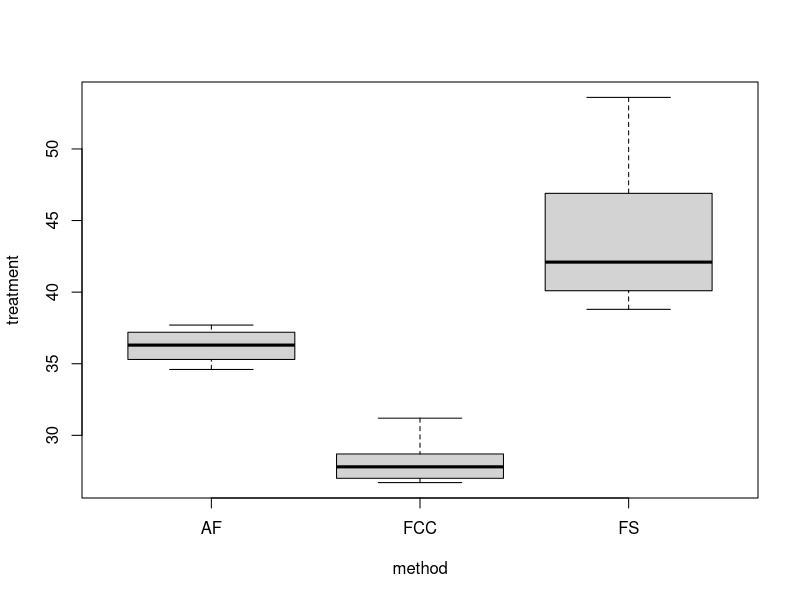
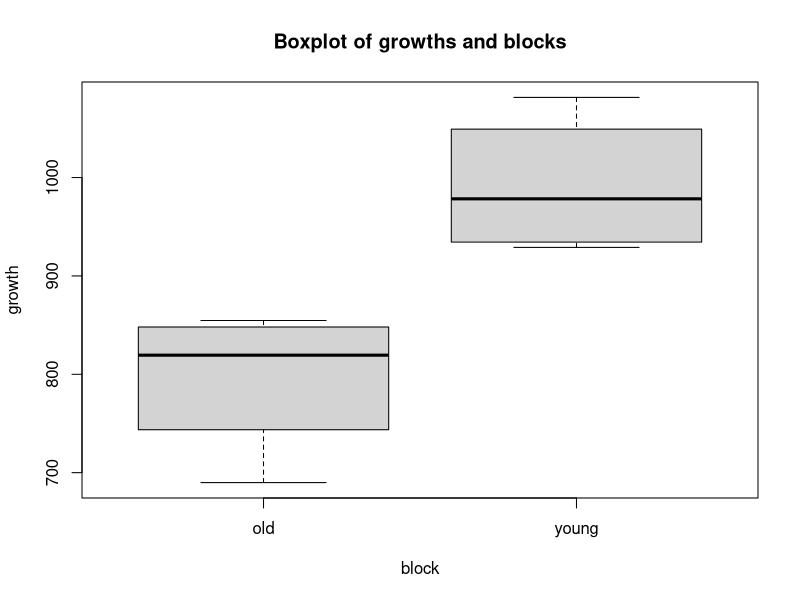
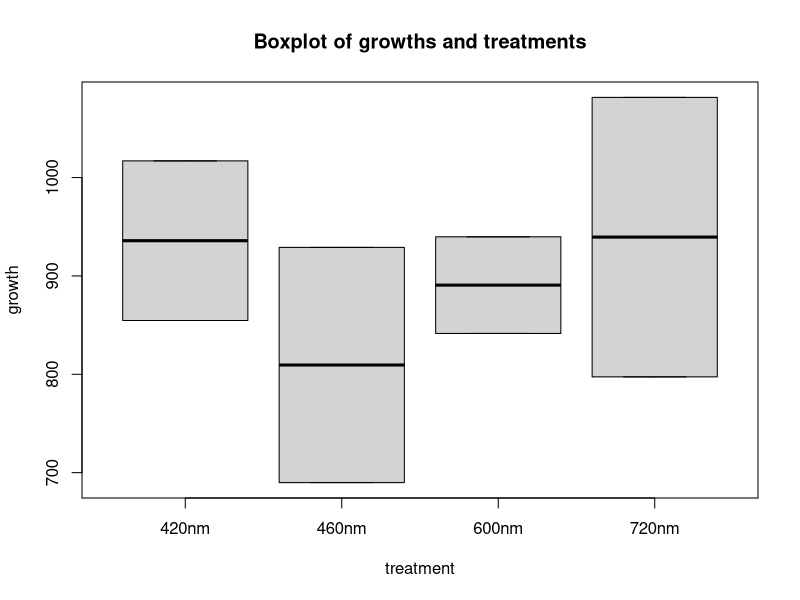
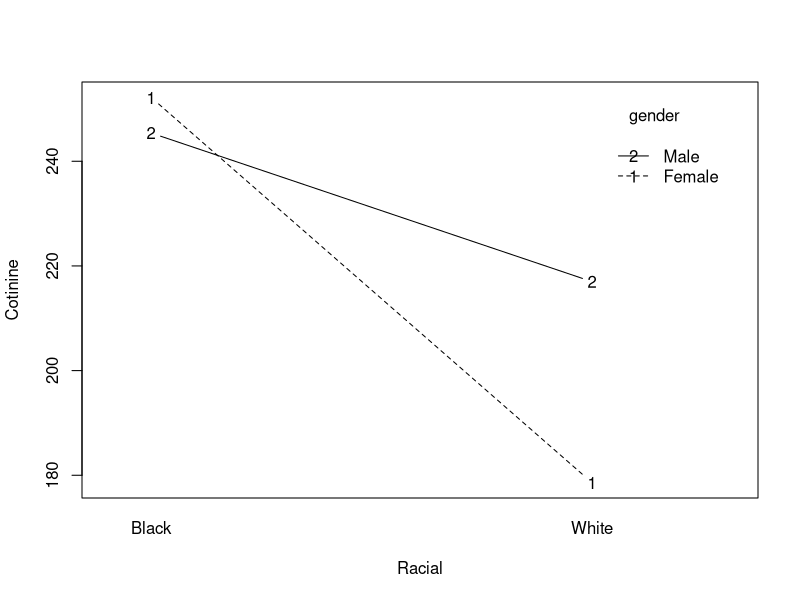

R code for these plots, in order:
# Problem 1
# (a)
data1 <- read.csv(file="wastewater.csv", header=TRUE)
AF <- data1$AF
FS <- data1$FS
FCC <- data1$FCC
treatment <- c(AF, FS, FCC)
method <- c(rep("AF",10), rep("FS",10), rep("FCC",10))
model <- aov(treatment ~ method, data=data1)
summary(model)

# (b)
boxplot(treatment ~ method, data=data1)


# Problem 2
data2 <- read.csv(file="Fern.csv", header=TRUE)
growth <- data2$Response_area
block <- data2$Block_age
treatment <- data2$wave_light
model <- aov(growth ~ block+treatment, data=data2)
summary(model)

# (a)
boxplot(growth ~ block, data=data2, main="Boxplot of growths and blocks")

# (b)
boxplot(growth ~ treatment, data=data2, main="Boxplot of growths and treatments")


# Problem 3
# (a)
data3 <- read.csv(file="Cotinine.csv", header=TRUE)
cotinine <- data3$cotinine
gender <- as.factor(data3$Gender)
racial <- as.factor(data3$Race)

interaction.plot(x.factor = racial,     # variable to plot on x-axis
                 trace.factor = gender, # variable to specify "traces"; here, lines
                 response = cotinine,   # variable to plot on y-axis
                 fun = mean,            # summary statistic to be plotted for response variable
                 type = "b",            # type of plot, here "l" for lines
                 xlab = "Racial",
                 ylab = "Cotinine")

# (b)
data3 <- data.frame(cotinine, gender, racial)
model <- aov(cotinine ~ gender+racial+gender*racial, data=data3)
summary(model)

# (c)
model <- aov(cotinine ~ gender+racial, data=data3)
summary(model)

model <- aov(cotinine ~ gender, data=data3[which(racial=="White"),])
summary(model)

model <- aov(cotinine ~ gender, data=data3[which(racial=="Black"),])
summary(model)